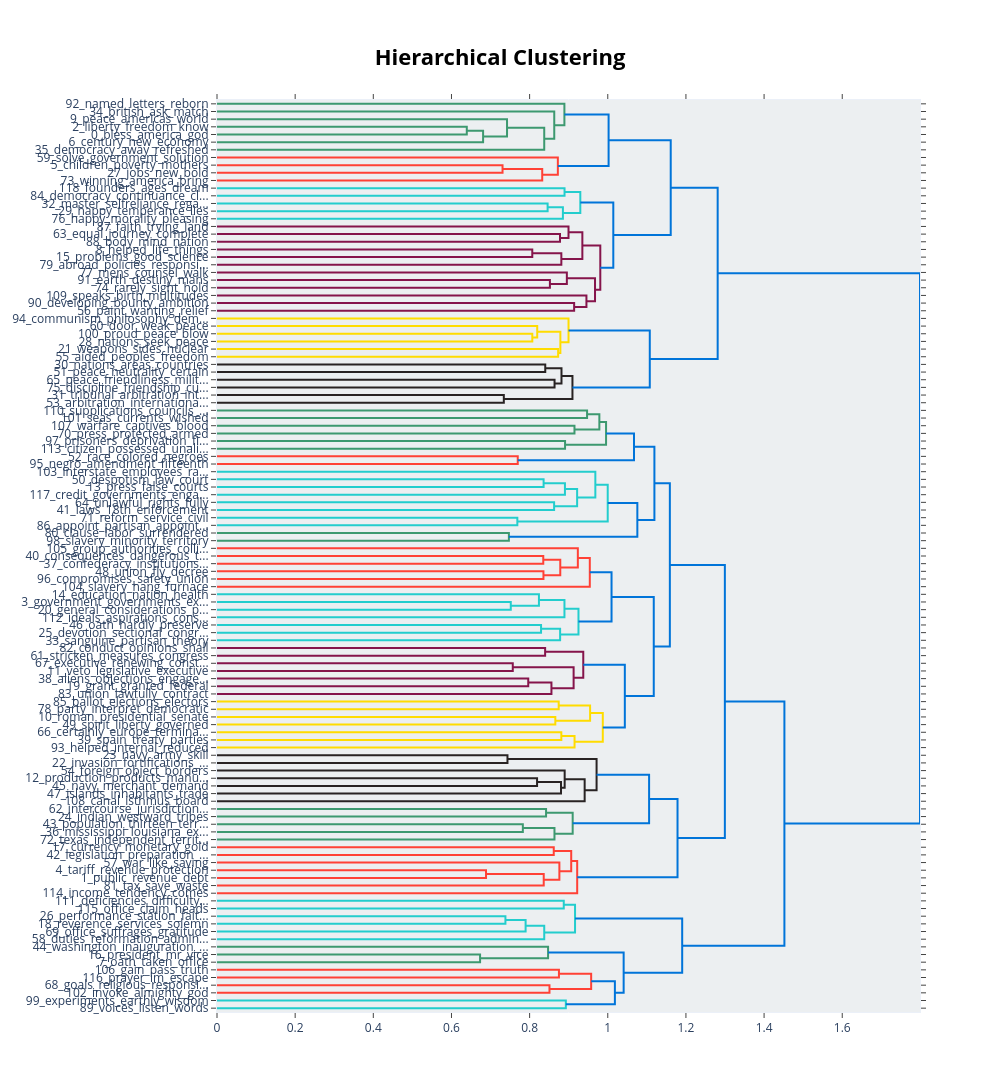

Here is the notebook cell this chart was saved with:
### Code cell
topic_model.visualize_hierarchy()

### Figure 1 — Plotly figure (JSON) as saved in the notebook; plotly's stock layout.template omitted (floating-point values rounded to 4 significant figures)
{"data": [{"hoverinfo": "text", "marker": {"color": "rgb(61,153,112)"}, "mode": "lines", "type": "scatter", "x": [0, 0.6392, 0.6392, 0], "xaxis": "x", "y": [-35, -35, -45, -45], "yaxis": "y"}, {"hoverinfo": "text", "marker": {"color": "rgb(61,153,112)"}, "mode": "lines", "type": "scatter", "x": [0.6392, 0.681, 0.681, 0], "xaxis": "x", "y": [-40, -40, -55, -55], "yaxis": "y"}, {"hoverinfo": "text", "marker": {"color": "rgb(61,153,112)"}, "mode": "lines", "type": "scatter", "x": [0, 0.7422, 0.7422, 0.681], "xaxis": "x", "y": [-25, -25, -47.5, -47.5], "yaxis": "y"}, {"hoverinfo": "text", "marker": {"color": "rgb(61,153,112)"}, "mode": "lines", "type": "scatter", "x": [0.7422, 0.8374, 0.8374, 0], "xaxis": "x", "y": [-36.25, -36.25, -65, -65], "yaxis": "y"}, {"hoverinfo": "text", "marker": {"color": "rgb(61,153,112)"}, "mode": "lines", "type": "scatter", "x": [0, 0.863, 0.863, 0.8374], "xaxis": "x", "y": [-15, -15, -50.62, -50.62], "yaxis": "y"}, {"hoverinfo": "text", "marker": {"color": "rgb(61,153,112)"}, "mode": "lines", "type": "scatter", "x": [0, 0.889, 0.889, 0.863], "xaxis": "x", "y": [-5, -5, -32.81, -32.81], "yaxis": "y"}, {"hoverinfo": "text", "marker": {"color": "rgb(255,65,54)"}, "mode": "lines", "type": "scatter", "x": [0, 0.7307, 0.7307, 0], "xaxis": "x", "y": [-85, -85, -95, -95], "yaxis": "y"}, {"hoverinfo": "text", "marker": {"color": "rgb(255,65,54)"}, "mode": "lines", "type": "scatter", "x": [0.7307, 0.8322, 0.8322, 0], "xaxis": "x", "y": [-90, -90, -105, -105], "yaxis": "y"}, {"hoverinfo": "text", "marker": {"color": "rgb(255,65,54)"}, "mode": "lines", "type": "scatter", "x": [0, 0.8722, 0.8722, 0.8322], "xaxis": "x", "y": [-75, -75, -97.5, -97.5], "yaxis": "y"}, {"hoverinfo": "text", "marker": {"color": "rgb(0,116,217)"}, "mode": "lines", "type": "scatter", "x": [0.889, 1.002, 1.002, 0.8722], "xaxis": "x", "y": [-18.91, -18.91, -86.25, -86.25], "yaxis": "y"}, {"hoverinfo": "text", "marker": {"color": "rgb(35,205,205)"}, "mode": "lines", "type": "scatter", "x": [0, 0.8894, 0.8894, 0], "xaxis": "x", "y": [-115, -115, -125, -125], "yaxis": "y"}, {"hoverinfo": "text", "marker": {"color": "rgb(35,205,205)"}, "mode": "lines", "type": "scatter", "x": [0, 0.846, 0.846, 0], "xaxis": "x", "y": [-135, -135, -145, -145], "yaxis": "y"}, {"hoverinfo": "text", "marker": {"color": "rgb(35,205,205)"}, "mode": "lines", "type": "scatter", "x": [0.846, 0.8852, 0.8852, 0], "xaxis": "x", "y": [-140, -140, -155, -155], "yaxis": "y"}, {"hoverinfo": "text", "marker": {"color": "rgb(35,205,205)"}, "mode": "lines", "type": "scatter", "x": [0.8894, 0.9297, 0.9297, 0.8852], "xaxis": "x", "y": [-120, -120, -147.5, -147.5], "yaxis": "y"}, {"hoverinfo": "text", "marker": {"color": "rgb(133,20,75)"}, "mode": "lines", "type": "scatter", "x": [0, 0.8778, 0.8778, 0], "xaxis": "x", "y": [-175, -175, -185, -185], "yaxis": "y"}, {"hoverinfo": "text", "marker": {"color": "rgb(133,20,75)"}, "mode": "lines", "type": "scatter", "x": [0, 0.8995, 0.8995, 0.8778], "xaxis": "x", "y": [-165, -165, -180, -180], "yaxis": "y"}, {"hoverinfo": "text", "marker": {"color": "rgb(133,20,75)"}, "mode": "lines", "type": "scatter", "x": [0, 0.8068, 0.8068, 0], "xaxis": "x", "y": [-195, -195, -205, -205], "yaxis": "y"}, {"hoverinfo": "text", "marker": {"color": "rgb(133,20,75)"}, "mode": "lines", "type": "scatter", "x": [0.8068, 0.8812, 0.8812, 0], "xaxis": "x", "y": [-200, -200, -215, -215], "yaxis": "y"}, {"hoverinfo": "text", "marker": {"color": "rgb(133,20,75)"}, "mode": "lines", "type": "scatter", "x": [0.8995, 0.935, 0.935, 0.8812], "xaxis": "x", "y": [-172.5, -172.5, -207.5, -207.5], "yaxis": "y"}, {"hoverinfo": "text", "marker": {"color": "rgb(133,20,75)"}, "mode": "lines", "type": "scatter", "x": [0, 0.8519, 0.8519, 0], "xaxis": "x", "y": [-235, -235, -245, -245], "yaxis": "y"}, {"hoverinfo": "text", "marker": {"color": "rgb(133,20,75)"}, "mode": "lines", "type": "scatter", "x": [0, 0.8953, 0.8953, 0.8519], "xaxis": "x", "y": [-225, -225, -240, -240], "yaxis": "y"}, {"hoverinfo": "text", "marker": {"color": "rgb(133,20,75)"}, "mode": "lines", "type": "scatter", "x": [0, 0.9139, 0.9139, 0], "xaxis": "x", "y": [-265, -265, -275, -275], "yaxis": "y"}, {"hoverinfo": "text", "marker": {"color": "rgb(133,20,75)"}, "mode": "lines", "type": "scatter", "x": [0, 0.9454, 0.9454, 0.9139], "xaxis": "x", "y": [-255, -255, -270, -270], "yaxis": "y"}, {"hoverinfo": "text", "marker": {"color": "rgb(133,20,75)"}, "mode": "lines", "type": "scatter", "x": [0.8953, 0.9673, 0.9673, 0.9454], "xaxis": "x", "y": [-232.5, -232.5, -262.5, -262.5], "yaxis": "y"}, {"hoverinfo": "text", "marker": {"color": "rgb(133,20,75)"}, "mode": "lines", "type": "scatter", "x": [0.935, 0.9809, 0.9809, 0.9673], "xaxis": "x", "y": [-190, -190, -247.5, -247.5], "yaxis": "y"}, {"hoverinfo": "text", "marker": {"color": "rgb(0,116,217)"}, "mode": "lines", "type": "scatter", "x": [0.9297, 1.014, 1.014, 0.9809], "xaxis": "x", "y": [-133.8, -133.8, -218.8, -218.8], "yaxis": "y"}, {"hoverinfo": "text", "marker": {"color": "rgb(0,116,217)"}, "mode": "lines", "type": "scatter", "x": [1.002, 1.161, 1.161, 1.014], "xaxis": "x", "y": [-52.58, -52.58, -176.2, -176.2], "yaxis": "y"}, {"hoverinfo": "text", "marker": {"color": "rgb(255,220,0)"}, "mode": "lines", "type": "scatter", "x": [0, 0.8069, 0.8069, 0], "xaxis": "x", "y": [-305, -305, -315, -315], "yaxis": "y"}, {"hoverinfo": "text", "marker": {"color": "rgb(255,220,0)"}, "mode": "lines", "type": "scatter", "x": [0, 0.8195, 0.8195, 0.8069], "xaxis": "x", "y": [-295, -295, -310, -310], "yaxis": "y"}, {"hoverinfo": "text", "marker": {"color": "rgb(255,220,0)"}, "mode": "lines", "type": "scatter", "x": [0, 0.873, 0.873, 0], "xaxis": "x", "y": [-325, -325, -335, -335], "yaxis": "y"}, {"hoverinfo": "text", "marker": {"color": "rgb(255,220,0)"}, "mode": "lines", "type": "scatter", "x": [0.8195, 0.8787, 0.8787, 0.873], "xaxis": "x", "y": [-302.5, -302.5, -330, -330], "yaxis": "y"}, {"hoverinfo": "text", "marker": {"color": "rgb(255,220,0)"}, "mode": "lines", "type": "scatter", "x": [0, 0.8996, 0.8996, 0.8787], "xaxis": "x", "y": [-285, -285, -316.2, -316.2], "yaxis": "y"}, {"hoverinfo": "text", "marker": {"color": "rgb(40,35,35)"}, "mode": "lines", "type": "scatter", "x": [0, 0.84, 0.84, 0], "xaxis": "x", "y": [-345, -345, -355, -355], "yaxis": "y"}, {"hoverinfo": "text", "marker": {"color": "rgb(40,35,35)"}, "mode": "lines", "type": "scatter", "x": [0, 0.8638, 0.8638, 0], "xaxis": "x", "y": [-365, -365, -375, -375], "yaxis": "y"}, {"hoverinfo": "text", "marker": {"color": "rgb(40,35,35)"}, "mode": "lines", "type": "scatter", "x": [0.84, 0.8815, 0.8815, 0.8638], "xaxis": "x", "y": [-350, -350, -370, -370], "yaxis": "y"}, {"hoverinfo": "text", "marker": {"color": "rgb(40,35,35)"}, "mode": "lines", "type": "scatter", "x": [0, 0.734, 0.734, 0], "xaxis": "x", "y": [-385, -385, -395, -395], "yaxis": "y"}, {"hoverinfo": "text", "marker": {"color": "rgb(40,35,35)"}, "mode": "lines", "type": "scatter", "x": [0.8815, 0.9096, 0.9096, 0.734], "xaxis": "x", "y": [-360, -360, -390, -390], "yaxis": "y"}, {"hoverinfo": "text", "marker": {"color": "rgb(0,116,217)"}, "mode": "lines", "type": "scatter", "x": [0.8996, 1.107, 1.107, 0.9096], "xaxis": "x", "y": [-300.6, -300.6, -375, -375], "yaxis": "y"}, {"hoverinfo": "text", "marker": {"color": "rgb(0,116,217)"}, "mode": "lines", "type": "scatter", "x": [1.161, 1.281, 1.281, 1.107], "xaxis": "x", "y": [-114.4, -114.4, -337.8, -337.8], "yaxis": "y"}, {"hoverinfo": "text", "marker": {"color": "rgb(61,153,112)"}, "mode": "lines", "type": "scatter", "x": [0, 0.947, 0.947, 0], "xaxis": "x", "y": [-405, -405, -415, -415], "yaxis": "y"}, {"hoverinfo": "text", "marker": {"color": "rgb(61,153,112)"}, "mode": "lines", "type": "scatter", "x": [0, 0.9148, 0.9148, 0], "xaxis": "x", "y": [-425, -425, -435, -435], "yaxis": "y"}, {"hoverinfo": "text", "marker": {"color": "rgb(61,153,112)"}, "mode": "lines", "type": "scatter", "x": [0.947, 0.9785, 0.9785, 0.9148], "xaxis": "x", "y": [-410, -410, -430, -430], "yaxis": "y"}, {"hoverinfo": "text", "marker": {"color": "rgb(61,153,112)"}, "mode": "lines", "type": "scatter", "x": [0, 0.8907, 0.8907, 0], "xaxis": "x", "y": [-445, -445, -455, -455], "yaxis": "y"}, {"hoverinfo": "text", "marker": {"color": "rgb(61,153,112)"}, "mode": "lines", "type": "scatter", "x": [0.9785, 0.9956, 0.9956, 0.8907], "xaxis": "x", "y": [-420, -420, -450, -450], "yaxis": "y"}, {"hoverinfo": "text", "marker": {"color": "rgb(255,65,54)"}, "mode": "lines", "type": "scatter", "x": [0, 0.7696, 0.7696, 0], "xaxis": "x", "y": [-465, -465, -475, -475], "yaxis": "y"}, {"hoverinfo": "text", "marker": {"color": "rgb(0,116,217)"}, "mode": "lines", "type": "scatter", "x": [0.9956, 1.067, 1.067, 0.7696], "xaxis": "x", "y": [-435, -435, -470, -470], "yaxis": "y"}, {"hoverinfo": "text", "marker": {"color": "rgb(35,205,205)"}, "mode": "lines", "type": "scatter", "x": [0, 0.8358, 0.8358, 0], "xaxis": "x", "y": [-495, -495, -505, -505], "yaxis": "y"}, {"hoverinfo": "text", "marker": {"color": "rgb(35,205,205)"}, "mode": "lines", "type": "scatter", "x": [0.8358, 0.8904, 0.8904, 0], "xaxis": "x", "y": [-500, -500, -515, -515], "yaxis": "y"}, {"hoverinfo": "text", "marker": {"color": "rgb(35,205,205)"}, "mode": "lines", "type": "scatter", "x": [0, 0.8627, 0.8627, 0], "xaxis": "x", "y": [-525, -525, -535, -535], "yaxis": "y"}, {"hoverinfo": "text", "marker": {"color": "rgb(35,205,205)"}, "mode": "lines", "type": "scatter", "x": [0.8904, 0.9216, 0.9216, 0.8627], "xaxis": "x", "y": [-507.5, -507.5, -530, -530], "yaxis": "y"}, {"hoverinfo": "text", "marker": {"color": "rgb(35,205,205)"}, "mode": "lines", "type": "scatter", "x": [0, 0.9682, 0.9682, 0.9216], "xaxis": "x", "y": [-485, -485, -518.8, -518.8], "yaxis": "y"}, {"hoverinfo": "text", "marker": {"color": "rgb(35,205,205)"}, "mode": "lines", "type": "scatter", "x": [0, 0.7686, 0.7686, 0], "xaxis": "x", "y": [-545, -545, -555, -555], "yaxis": "y"}, {"hoverinfo": "text", "marker": {"color": "rgb(35,205,205)"}, "mode": "lines", "type": "scatter", "x": [0.9682, 0.9999, 0.9999, 0.7686], "xaxis": "x", "y": [-501.9, -501.9, -550, -550], "yaxis": "y"}, {"hoverinfo": "text", "marker": {"color": "rgb(61,153,112)"}, "mode": "lines", "type": "scatter", "x": [0, 0.7469, 0.7469, 0], "xaxis": "x", "y": [-565, -565, -575, -575], "yaxis": "y"}, {"hoverinfo": "text", "marker": {"color": "rgb(0,116,217)"}, "mode": "lines", "type": "scatter", "x": [0.9999, 1.076, 1.076, 0.7469], "xaxis": "x", "y": [-525.9, -525.9, -570, -570], "yaxis": "y"}, {"hoverinfo": "text", "marker": {"color": "rgb(0,116,217)"}, "mode": "lines", "type": "scatter", "x": [1.067, 1.119, 1.119, 1.076], "xaxis": "x", "y": [-452.5, -452.5, -548.0, -548.0], "yaxis": "y"}, {"hoverinfo": "text", "marker": {"color": "rgb(255,65,54)"}, "mode": "lines", "type": "scatter", "x": [0, 0.8349, 0.8349, 0], "xaxis": "x", "y": [-595, -595, -605, -605], "yaxis": "y"}, {"hoverinfo": "text", "marker": {"color": "rgb(255,65,54)"}, "mode": "lines", "type": "scatter", "x": [0, 0.8354, 0.8354, 0], "xaxis": "x", "y": [-615, -615, -625, -625], "yaxis": "y"}, {"hoverinfo": "text", "marker": {"color": "rgb(255,65,54)"}, "mode": "lines", "type": "scatter", "x": [0.8349, 0.8784, 0.8784, 0.8354], "xaxis": "x", "y": [-600, -600, -620, -620], "yaxis": "y"}, {"hoverinfo": "text", "marker": {"color": "rgb(255,65,54)"}, "mode": "lines", "type": "scatter", "x": [0, 0.9234, 0.9234, 0.8784], "xaxis": "x", "y": [-585, -585, -610, -610], "yaxis": "y"}, {"hoverinfo": "text", "marker": {"color": "rgb(255,65,54)"}, "mode": "lines", "type": "scatter", "x": [0.9234, 0.954, 0.954, 0], "xaxis": "x", "y": [-597.5, -597.5, -635, -635], "yaxis": "y"}, {"hoverinfo": "text", "marker": {"color": "rgb(35,205,205)"}, "mode": "lines", "type": "scatter", "x": [0, 0.7518, 0.7518, 0], "xaxis": "x", "y": [-655, -655, -665, -665], "yaxis": "y"}, {"hoverinfo": "text", "marker": {"color": "rgb(35,205,205)"}, "mode": "lines", "type": "scatter", "x": [0, 0.8238, 0.8238, 0.7518], "xaxis": "x", "y": [-645, -645, -660, -660], "yaxis": "y"}, {"hoverinfo": "text", "marker": {"color": "rgb(35,205,205)"}, "mode": "lines", "type": "scatter", "x": [0.8238, 0.8891, 0.8891, 0], "xaxis": "x", "y": [-652.5, -652.5, -675, -675], "yaxis": "y"}, {"hoverinfo": "text", "marker": {"color": "rgb(35,205,205)"}, "mode": "lines", "type": "scatter", "x": [0, 0.8293, 0.8293, 0], "xaxis": "x", "y": [-685, -685, -695, -695], "yaxis": "y"}, {"hoverinfo": "text", "marker": {"color": "rgb(35,205,205)"}, "mode": "lines", "type": "scatter", "x": [0.8293, 0.8781, 0.8781, 0], "xaxis": "x", "y": [-690, -690, -705, -705], "yaxis": "y"}, {"hoverinfo": "text", "marker": {"color": "rgb(35,205,205)"}, "mode": "lines", "type": "scatter", "x": [0.8891, 0.925, 0.925, 0.8781], "xaxis": "x", "y": [-663.8, -663.8, -697.5, -697.5], "yaxis": "y"}, {"hoverinfo": "text", "marker": {"color": "rgb(0,116,217)"}, "mode": "lines", "type": "scatter", "x": [0.954, 1.01, 1.01, 0.925], "xaxis": "x", "y": [-616.2, -616.2, -680.6, -680.6], "yaxis": "y"}, {"hoverinfo": "text", "marker": {"color": "rgb(133,20,75)"}, "mode": "lines", "type": "scatter", "x": [0, 0.8397, 0.8397, 0], "xaxis": "x", "y": [-715, -715, -725, -725], "yaxis": "y"}, {"hoverinfo": "text", "marker": {"color": "rgb(133,20,75)"}, "mode": "lines", "type": "scatter", "x": [0, 0.7569, 0.7569, 0], "xaxis": "x", "y": [-735, -735, -745, -745], "yaxis": "y"}, {"hoverinfo": "text", "marker": {"color": "rgb(133,20,75)"}, "mode": "lines", "type": "scatter", "x": [0, 0.7965, 0.7965, 0], "xaxis": "x", "y": [-755, -755, -765, -765], "yaxis": "y"}, {"hoverinfo": "text", "marker": {"color": "rgb(133,20,75)"}, "mode": "lines", "type": "scatter", "x": [0.7965, 0.8558, 0.8558, 0], "xaxis": "x", "y": [-760, -760, -775, -775], "yaxis": "y"}, {"hoverinfo": "text", "marker": {"color": "rgb(133,20,75)"}, "mode": "lines", "type": "scatter", "x": [0.7569, 0.9126, 0.9126, 0.8558], "xaxis": "x", "y": [-740, -740, -767.5, -767.5], "yaxis": "y"}, {"hoverinfo": "text", "marker": {"color": "rgb(133,20,75)"}, "mode": "lines", "type": "scatter", "x": [0.8397, 0.9373, 0.9373, 0.9126], "xaxis": "x", "y": [-720, -720, -753.8, -753.8], "yaxis": "y"}, {"hoverinfo": "text", "marker": {"color": "rgb(255,220,0)"}, "mode": "lines", "type": "scatter", "x": [0, 0.8744, 0.8744, 0], "xaxis": "x", "y": [-785, -785, -795, -795], "yaxis": "y"}, {"hoverinfo": "text", "marker": {"color": "rgb(255,220,0)"}, "mode": "lines", "type": "scatter", "x": [0, 0.8658, 0.8658, 0], "xaxis": "x", "y": [-805, -805, -815, -815], "yaxis": "y"}, {"hoverinfo": "text", "marker": {"color": "rgb(255,220,0)"}, "mode": "lines", "type": "scatter", "x": [0.8744, 0.9548, 0.9548, 0.8658], "xaxis": "x", "y": [-790, -790, -810, -810], "yaxis": "y"}, {"hoverinfo": "text", "marker": {"color": "rgb(255,220,0)"}, "mode": "lines", "type": "scatter", "x": [0, 0.8811, 0.8811, 0], "xaxis": "x", "y": [-825, -825, -835, -835], "yaxis": "y"}, {"hoverinfo": "text", "marker": {"color": "rgb(255,220,0)"}, "mode": "lines", "type": "scatter", "x": [0.8811, 0.915, 0.915, 0], "xaxis": "x", "y": [-830, -830, -845, -845], "yaxis": "y"}, {"hoverinfo": "text", "marker": {"color": "rgb(255,220,0)"}, "mode": "lines", "type": "scatter", "x": [0.9548, 0.9872, 0.9872, 0.915], "xaxis": "x", "y": [-800, -800, -837.5, -837.5], "yaxis": "y"}, {"hoverinfo": "text", "marker": {"color": "rgb(0,116,217)"}, "mode": "lines", "type": "scatter", "x": [0.9373, 1.044, 1.044, 0.9872], "xaxis": "x", "y": [-736.9, -736.9, -818.8, -818.8], "yaxis": "y"}, {"hoverinfo": "text", "marker": {"color": "rgb(0,116,217)"}, "mode": "lines", "type": "scatter", "x": [1.01, 1.118, 1.118, 1.044], "xaxis": "x", "y": [-648.4, -648.4, -777.8, -777.8], "yaxis": "y"}, {"hoverinfo": "text", "marker": {"color": "rgb(0,116,217)"}, "mode": "lines", "type": "scatter", "x": [1.119, 1.159, 1.159, 1.118], "xaxis": "x", "y": [-500.2, -500.2, -713.1, -713.1], "yaxis": "y"}, {"hoverinfo": "text", "marker": {"color": "rgb(40,35,35)"}, "mode": "lines", "type": "scatter", "x": [0, 0.7433, 0.7433, 0], "xaxis": "x", "y": [-855, -855, -865, -865], "yaxis": "y"}, {"hoverinfo": "text", "marker": {"color": "rgb(40,35,35)"}, "mode": "lines", "type": "scatter", "x": [0, 0.8191, 0.8191, 0], "xaxis": "x", "y": [-885, -885, -895, -895], "yaxis": "y"}, {"hoverinfo": "text", "marker": {"color": "rgb(40,35,35)"}, "mode": "lines", "type": "scatter", "x": [0.8191, 0.8803, 0.8803, 0], "xaxis": "x", "y": [-890, -890, -905, -905], "yaxis": "y"}, {"hoverinfo": "text", "marker": {"color": "rgb(40,35,35)"}, "mode": "lines", "type": "scatter", "x": [0, 0.8897, 0.8897, 0.8803], "xaxis": "x", "y": [-875, -875, -897.5, -897.5], "yaxis": "y"}, {"hoverinfo": "text", "marker": {"color": "rgb(40,35,35)"}, "mode": "lines", "type": "scatter", "x": [0.8897, 0.9408, 0.9408, 0], "xaxis": "x", "y": [-886.2, -886.2, -915, -915], "yaxis": "y"}, {"hoverinfo": "text", "marker": {"color": "rgb(40,35,35)"}, "mode": "lines", "type": "scatter", "x": [0.7433, 0.9714, 0.9714, 0.9408], "xaxis": "x", "y": [-860, -860, -900.6, -900.6], "yaxis": "y"}, {"hoverinfo": "text", "marker": {"color": "rgb(61,153,112)"}, "mode": "lines", "type": "scatter", "x": [0, 0.8421, 0.8421, 0], "xaxis": "x", "y": [-925, -925, -935, -935], "yaxis": "y"}, {"hoverinfo": "text", "marker": {"color": "rgb(61,153,112)"}, "mode": "lines", "type": "scatter", "x": [0, 0.7826, 0.7826, 0], "xaxis": "x", "y": [-945, -945, -955, -955], "yaxis": "y"}, {"hoverinfo": "text", "marker": {"color": "rgb(61,153,112)"}, "mode": "lines", "type": "scatter", "x": [0.7826, 0.8636, 0.8636, 0], "xaxis": "x", "y": [-950, -950, -965, -965], "yaxis": "y"}, {"hoverinfo": "text", "marker": {"color": "rgb(61,153,112)"}, "mode": "lines", "type": "scatter", "x": [0.8421, 0.9102, 0.9102, 0.8636], "xaxis": "x", "y": [-930, -930, -957.5, -957.5], "yaxis": "y"}, {"hoverinfo": "text", "marker": {"color": "rgb(0,116,217)"}, "mode": "lines", "type": "scatter", "x": [0.9714, 1.106, 1.106, 0.9102], "xaxis": "x", "y": [-880.3, -880.3, -943.8, -943.8], "yaxis": "y"}, {"hoverinfo": "text", "marker": {"color": "rgb(255,65,54)"}, "mode": "lines", "type": "scatter", "x": [0, 0.8618, 0.8618, 0], "xaxis": "x", "y": [-975, -975, -985, -985], "yaxis": "y"}, {"hoverinfo": "text", "marker": {"color": "rgb(255,65,54)"}, "mode": "lines", "type": "scatter", "x": [0, 0.6885, 0.6885, 0], "xaxis": "x", "y": [-1005, -1005, -1015, -1015], "yaxis": "y"}, {"hoverinfo": "text", "marker": {"color": "rgb(255,65,54)"}, "mode": "lines", "type": "scatter", "x": [0.6885, 0.8361, 0.8361, 0], "xaxis": "x", "y": [-1010, -1010, -1025, -1025], "yaxis": "y"}, {"hoverinfo": "text", "marker": {"color": "rgb(255,65,54)"}, "mode": "lines", "type": "scatter", "x": [0, 0.8762, 0.8762, 0.8361], "xaxis": "x", "y": [-995, -995, -1018.0, -1018.0], "yaxis": "y"}, {"hoverinfo": "text", "marker": {"color": "rgb(255,65,54)"}, "mode": "lines", "type": "scatter", "x": [0.8618, 0.9064, 0.9064, 0.8762], "xaxis": "x", "y": [-980, -980, -1006.0, -1006.0], "yaxis": "y"}, {"hoverinfo": "text", "marker": {"color": "rgb(255,65,54)"}, "mode": "lines", "type": "scatter", "x": [0.9064, 0.9217, 0.9217, 0], "xaxis": "x", "y": [-993.1, -993.1, -1035, -1035], "yaxis": "y"}, {"hoverinfo": "text", "marker": {"color": "rgb(0,116,217)"}, "mode": "lines", "type": "scatter", "x": [1.106, 1.178, 1.178, 0.9217], "xaxis": "x", "y": [-912.0, -912.0, -1014.0, -1014.0], "yaxis": "y"}, {"hoverinfo": "text", "marker": {"color": "rgb(0,116,217)"}, "mode": "lines", "type": "scatter", "x": [1.159, 1.3, 1.3, 1.178], "xaxis": "x", "y": [-606.7, -606.7, -963.0, -963.0], "yaxis": "y"}, {"hoverinfo": "text", "marker": {"color": "rgb(35,205,205)"}, "mode": "lines", "type": "scatter", "x": [0, 0.8874, 0.8874, 0], "xaxis": "x", "y": [-1045, -1045, -1055, -1055], "yaxis": "y"}, {"hoverinfo": "text", "marker": {"color": "rgb(35,205,205)"}, "mode": "lines", "type": "scatter", "x": [0, 0.7381, 0.7381, 0], "xaxis": "x", "y": [-1065, -1065, -1075, -1075], "yaxis": "y"}, {"hoverinfo": "text", "marker": {"color": "rgb(35,205,205)"}, "mode": "lines", "type": "scatter", "x": [0.7381, 0.7897, 0.7897, 0], "xaxis": "x", "y": [-1070, -1070, -1085, -1085], "yaxis": "y"}, {"hoverinfo": "text", "marker": {"color": "rgb(35,205,205)"}, "mode": "lines", "type": "scatter", "x": [0.7897, 0.8374, 0.8374, 0], "xaxis": "x", "y": [-1078.0, -1078.0, -1095, -1095], "yaxis": "y"}, {"hoverinfo": "text", "marker": {"color": "rgb(35,205,205)"}, "mode": "lines", "type": "scatter", "x": [0.8874, 0.9162, 0.9162, 0.8374], "xaxis": "x", "y": [-1050, -1050, -1086.0, -1086.0], "yaxis": "y"}, {"hoverinfo": "text", "marker": {"color": "rgb(61,153,112)"}, "mode": "lines", "type": "scatter", "x": [0, 0.6732, 0.6732, 0], "xaxis": "x", "y": [-1115, -1115, -1125, -1125], "yaxis": "y"}, {"hoverinfo": "text", "marker": {"color": "rgb(61,153,112)"}, "mode": "lines", "type": "scatter", "x": [0, 0.8472, 0.8472, 0.6732], "xaxis": "x", "y": [-1105, -1105, -1120, -1120], "yaxis": "y"}, {"hoverinfo": "text", "marker": {"color": "rgb(255,65,54)"}, "mode": "lines", "type": "scatter", "x": [0, 0.875, 0.875, 0], "xaxis": "x", "y": [-1135, -1135, -1145, -1145], "yaxis": "y"}, {"hoverinfo": "text", "marker": {"color": "rgb(255,65,54)"}, "mode": "lines", "type": "scatter", "x": [0, 0.8508, 0.8508, 0], "xaxis": "x", "y": [-1155, -1155, -1165, -1165], "yaxis": "y"}, {"hoverinfo": "text", "marker": {"color": "rgb(255,65,54)"}, "mode": "lines", "type": "scatter", "x": [0.875, 0.9575, 0.9575, 0.8508], "xaxis": "x", "y": [-1140, -1140, -1160, -1160], "yaxis": "y"}, {"hoverinfo": "text", "marker": {"color": "rgb(35,205,205)"}, "mode": "lines", "type": "scatter", "x": [0, 0.8927, 0.8927, 0], "xaxis": "x", "y": [-1175, -1175, -1185, -1185], "yaxis": "y"}, {"hoverinfo": "text", "marker": {"color": "rgb(0,116,217)"}, "mode": "lines", "type": "scatter", "x": [0.9575, 1.018, 1.018, 0.8927], "xaxis": "x", "y": [-1150, -1150, -1180, -1180], "yaxis": "y"}, {"hoverinfo": "text", "marker": {"color": "rgb(0,116,217)"}, "mode": "lines", "type": "scatter", "x": [0.8472, 1.041, 1.041, 1.018], "xaxis": "x", "y": [-1112.0, -1112.0, -1165, -1165], "yaxis": "y"}, {"hoverinfo": "text", "marker": {"color": "rgb(0,116,217)"}, "mode": "lines", "type": "scatter", "x": [0.9162, 1.19, 1.19, 1.041], "xaxis": "x", "y": [-1068.0, -1068.0, -1139.0, -1139.0], "yaxis": "y"}, {"hoverinfo": "text", "marker": {"color": "rgb(0,116,217)"}, "mode": "lines", "type": "scatter", "x": [1.3, 1.452, 1.452, 1.19], "xaxis": "x", "y": [-784.9, -784.9, -1103.0, -1103.0], "yaxis": "y"}, {"hoverinfo": "text", "marker": {"color": "rgb(0,116,217)"}, "mode": "lines", "type": "scatter", "x": [1.281, 1.799, 1.799, 1.452], "xaxis": "x", "y": [-226.1, -226.1, -944.2, -944.2], "yaxis": "y"}], "layout": {"autosize": false, "height": 1985, "hoverlabel": {"bgcolor": "white", "font": {"family": "Rockwell", "size": 16}}, "hovermode": "closest", "plot_bgcolor": "#ECEFF1", "showlegend": false, "title": {"font": {"color": "Black", "size": 22}, "text": "<b>Hierarchical Clustering</b>", "x": 0.5, "xanchor": "center", "yanchor": "top"}, "width": 1000, "xaxis": {"mirror": "allticks", "rangemode": "tozero", "showgrid": false, "showline": true, "showticklabels": true, "ticks": "outside", "type": "linear", "zeroline": false}, "yaxis": {"mirror": "allticks", "range": [-1190, 0], "rangemode": "tozero", "showgrid": false, "showline": true, "showticklabels": true, "tickmode": "array", "ticks": "outside", "ticktext": ["92_named_letters_reborn", "34_british_ask_match", "9_peace_americas_world", "2_liberty_freedom_know", "0_bless_america_god", "6_century_new_economy", "35_democracy_away_refreshed", "59_solve_government_solution", "5_children_poverty_mothers", "27_jobs_new_bold", "73_winning_america_bring", "118_founders_ages_dream", "84_democracy_continuance_cl...", "32_master_selfreliance_rega...", "29_happy_temperance_lies", "76_happy_morality_pleasing", "87_faith_trying_land", "63_equal_journey_complete", "88_body_mind_nation", "8_helped_life_things", "15_problems_good_science", "79_abroad_policies_responsi...", "77_mens_counsel_walk", "91_earth_destiny_mans", "74_rarely_sight_hold", "109_speaks_birth_multitudes", "90_developing_bounty_ambition", "56_paint_wanting_relief", "94_communism_philosophy_dem...", "60_door_weak_peace", "100_proud_peace_blow", "28_nations_seek_peace", "21_weapons_sides_nuclear", "55_aided_peoples_freedom", "30_nations_areas_countries", "51_peace_neutrality_certain", "65_peace_friendliness_milit...", "75_discipline_friendship_cu...", "31_tribunal_arbitration_int...", "53_arbitration_internationa...", "110_supplications_councils_...", "101_seas_currents_wished", "107_warfare_captives_blood", "70_press_protected_armed", "97_prisoners_deprivation_fi...", "113_citizen_possessed_unali...", "52_race_colored_negroes", "95_negro_amendment_fifteenth", "103_interstate_employees_ra...", "50_despotism_law_court", "13_press_false_courts", "117_credit_governments_enga...", "64_unlawful_rights_fully", "41_laws_18th_enforcement", "71_reform_service_civil", "86_appoint_partisan_appoint...", "80_clause_labor_surrendered", "98_slavery_minority_territory", "105_group_authorities_colli...", "40_consequences_dangerous_t...", "37_confederacy_institutions...", "48_union_fly_decree", "96_compromises_safety_union", "104_slavery_hang_furnace", "14_education_nation_health", "3_government_governments_ex...", "20_general_considerations_p...", "112_ideals_aspirations_cons...", "46_oath_hardly_preserve", "25_devotion_sectional_congr...", "33_sanguine_partisan_theory", "82_conduct_opinions_shall", "61_stricken_measures_congress", "67_executive_renewing_const...", "11_veto_legislative_executive", "38_aliens_objections_engage...", "19_grant_granted_federal", "83_union_lawfully_contract", "85_ballot_elections_electors", "78_party_interpret_democratic", "10_roman_presidential_senate", "49_spirit_liberty_governed", "66_certainly_europe_termina...", "39_spain_treaty_parties", "93_helped_internal_reduced", "23_navy_army_skill", "22_invasion_fortifications_...", "54_foreign_object_borders", "12_production_products_manu...", "45_navy_merchant_demand", "47_islands_inhabitants_trade", "108_canal_isthmus_board", "62_intercourse_jurisdiction...", "24_indian_westward_tribes", "43_population_thirteen_terr...", "36_mississippi_louisiana_ex...", "72_texas_independent_territ...", "17_currency_monetary_gold", "42_legislation_preparation_...", "57_war_like_saving", "4_tariff_revenue_protection", "1_public_revenue_debt", "81_tax_save_waste", "114_income_tendency_comes", "111_deficiencies_difficulty...", "115_office_claim_heads", "26_performance_station_fait...", "18_reverence_services_solemn", "69_office_suffrages_gratitude", "58_duties_reformation_admin...", "44_washington_inauguration_...", "16_president_mr_vice", "7_oath_taken_office", "106_gain_pass_truth", "116_prayer_im_escape", "68_goals_religious_responsi...", "102_invoke_almighty_god", "99_experiments_earthly_wisdom", "89_voices_listen_words"], "tickvals": [-5, -15, -25, -35, -45, -55, -65, -75, -85, -95, -105, -115, -125, -135, -145, -155, -165, -175, -185, -195, -205, -215, -225, -235, -245, -255, -265, -275, -285, -295, -305, -315, -325, -335, -345, -355, -365, -375, -385, -395, -405, -415, -425, -435, -445, -455, -465, -475, -485, -495, -505, -515, -525, -535, -545, -555, -565, -575, -585, -595, -605, -615, -625, -635, -645, -655, -665, -675, -685, -695, -705, -715, -725, -735, -745, -755, -765, -775, -785, -795, -805, -815, -825, -835, -845, -855, -865, -875, -885, -895, -905, -915, -925, -935, -945, -955, -965, -975, -985, -995, -1005, -1015, -1025, -1035, -1045, -1055, -1065, -1075, -1085, -1095, -1105, -1115, -1125, -1135, -1145, -1155, -1165, -1175, -1185], "type": "linear", "zeroline": false}}}
